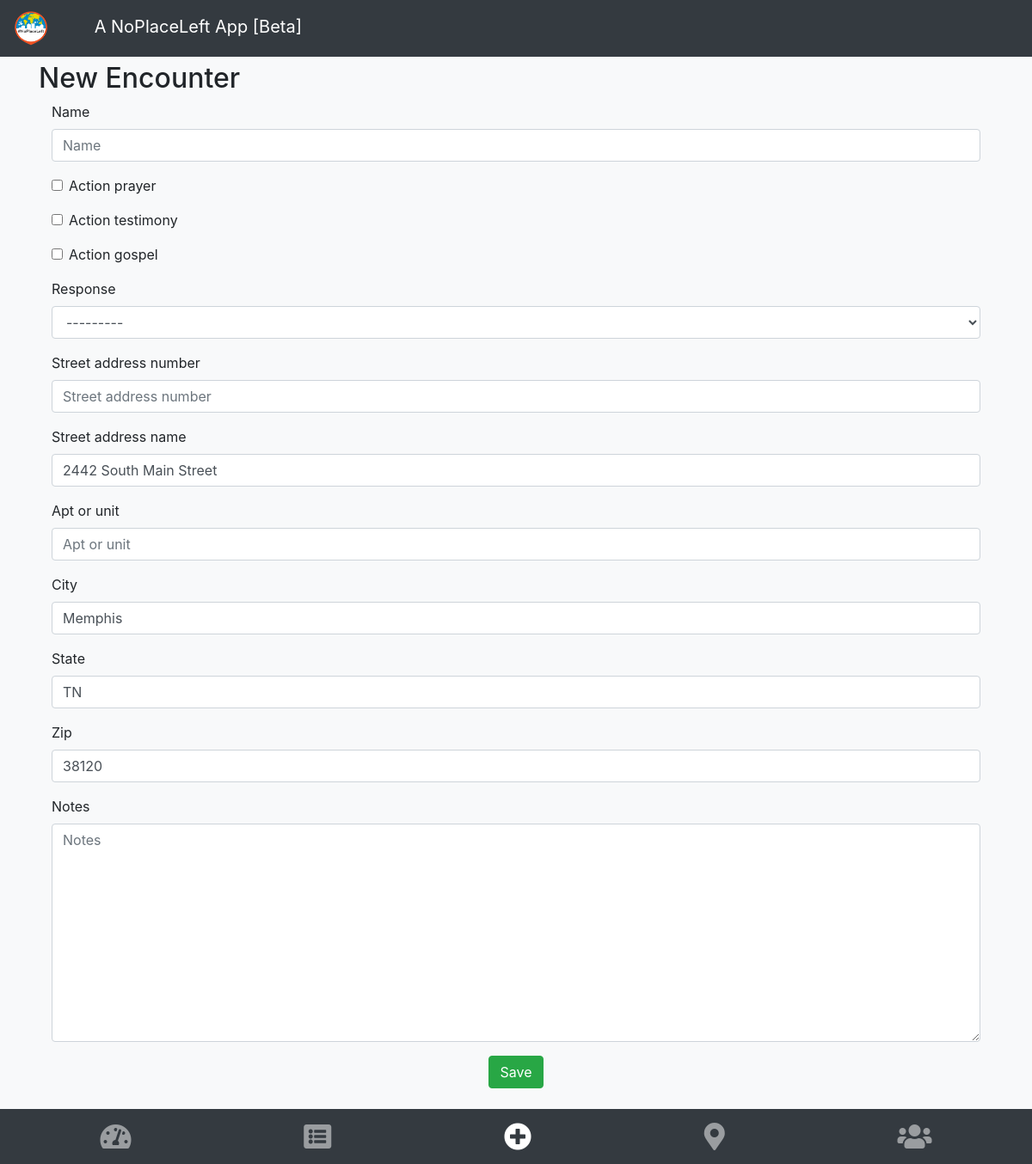
/npl/encounter/new/ (signed in), run on the app's committed database.
### npl/models.py (models this page shows, shortened)
class Encounter(models.Model):
    laborer = models.ForeignKey(Laborer, on_delete=models.CASCADE)
    name = models.CharField(max_length=40)
    action_prayer = models.BooleanField(default=False)
    action_testimony = models.BooleanField(default=False)
    action_gospel = models.BooleanField(default=False)
    phone_number = models.IntegerField(blank=True, null=True)
    response = models.CharField(max_length=2, choices=MINISTRY_RESPONSES)
    response_description = models.CharField(max_length=40, null=True)
    notes = models.TextField(blank=True)
    date_time = models.DateTimeField(blank=True)
    is_oikos = models.BooleanField(default=False)
    street_address_number = models.CharField(max_length=10, blank=True, null=True)
    street_address_name = models.CharField(max_length=50, blank=True, null=True)
    apt_or_unit = models.CharField(max_length=15, blank=True, null=True)
    city = models.CharField(max_length=50, blank=True, null=True)
    state = models.CharField(max_length=20, blank=True, null=True)
    zip = models.IntegerField(blank=True, null=True)
    lat = models.FloatField(blank=True, null=True)
    lng = models.FloatField(blank=True, null=True)
    full_address = models.CharField(max_length=300, blank=True, null=True)

### npl/views.py (the view)
# urls.py: path('encounter/new/', views.new_encounter, name="new_encounter"),
def new_encounter(request):
    if request.method == "POST":
        form = EncounterForm(request.POST)
        if form.is_valid():
            model_instance = form.save(commit=False)
            model_instance.date_time = timezone.now()
            model_instance.laborer_id = get_laborer_id(request)
            model_instance.lat, model_instance.lng = utilities.get_lat_lng_from_address(model_instance)
            model_instance.response_description = utilities.get_response_description(model_instance.response)
            model_instance.full_address = utilities.smart_get_address_string(model_instance)
            model_instance.save()
            return HttpResponseRedirect(reverse_lazy('npl:my_encounters'))
    else:
        my_encounters = get_my_encounters(request)
        if my_encounters.exists():
            print('IT EXISTS?!?!?!?!?!?!?!?!')
            recent = my_encounters.order_by('-date_time')[0]
            form = EncounterForm(initial={'street_address_name': recent.street_address_name,
                                          'city': recent.city,
                                          'state': recent.state,
                                          'zip': recent.zip})
        else:
            form = EncounterForm(initial={'street_address_name': '',
                                          'city': '',
                                          'state': '',
                                          'zip': ''})
        return render(request, 'npl/encounter_form.html', {'form': form})

### npl/forms.py
class EncounterForm(ModelForm):
    class Meta:
        model = Encounter
        fields = ['name', 'action_prayer', 'action_testimony', 'action_gospel', 'response',
                  'street_address_number', 'street_address_name', 'apt_or_unit', 'city', 'state', 'zip', 'notes']
    def __init__(self, *args, **kwargs):
        super(EncounterForm, self).__init__(*args, **kwargs)
        self.fields['action_prayer'].widget.attrs.update({'class': 'btn btn-secondary'})

### npl/views.py (called while the page is built)
def get_laborer_id(request):
    user_id = request.user.id
    return Laborer.objects.get(user__id=user_id).id

def get_my_encounters(request):
    my_laborer_id = get_laborer_id(request)
    return Encounter.objects.filter(laborer_id=my_laborer_id)

### npl/templates/npl/encounter_form.html (shortened to what this page needs)
{% extends "base.html" %}
{% load bootstrap4 %}
{% block content %}
<h2>New Encounter</h2>
<div class="container">
<form method="post" class="form">{% csrf_token %}
    {% bootstrap_form form %}
    <div class="text-center">
    <input type="submit" class="btn btn-success" value="Save" /></div>
</form>
</div>
{% endblock %}

### data on the page
Encounter: response "---------", street_address_name "2442 South Main Street", city "Memphis", state "TN", zip "38120"
